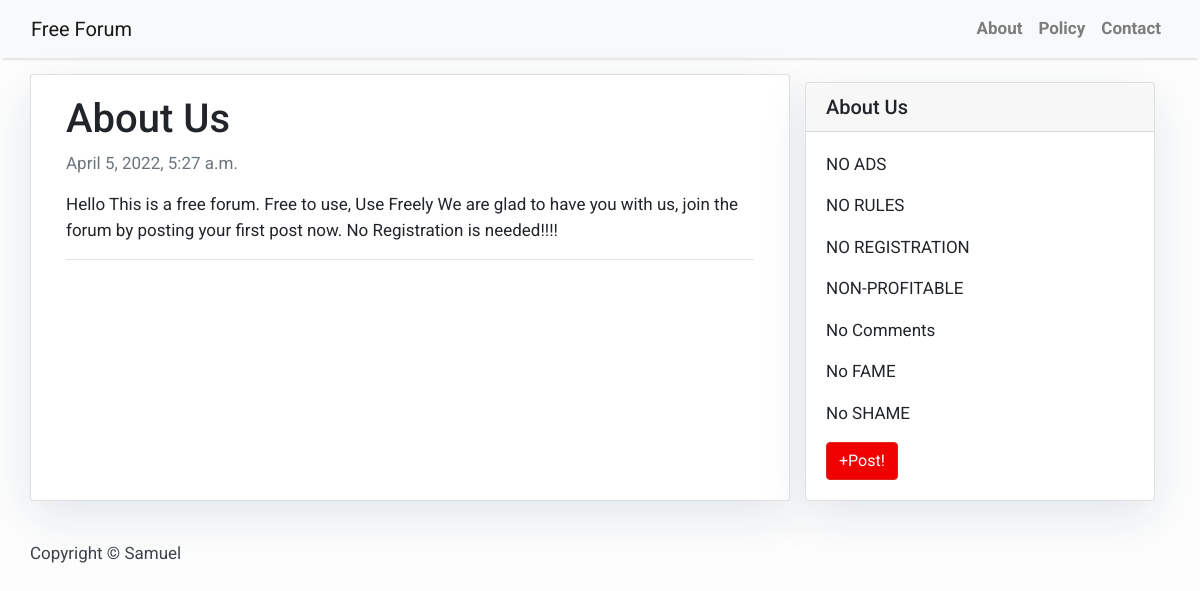
The page /about/ on the database its author committed.
### blog/models.py (models this page shows, shortened)
class Post(models.Model):
    title = models.CharField(max_length=200, unique=True)
    slug = models.SlugField(max_length=200, unique=True)
    author = models.ForeignKey(User, on_delete= models.CASCADE,related_name='blog_posts')
    updated_on = models.DateTimeField(auto_now= True)
    content = HTMLField()
    created_on = models.DateTimeField(auto_now_add=True)
    status = models.IntegerField(choices=STATUS, default=0)
    class Meta:
        ordering = ['-created_on']

### blog/views.py (the view)
# urls.py: path('<slug:slug>/', views.PostDetail.as_view(), name='post_detail'),
class PostDetail(generic.DetailView):
    model = Post
    template_name = 'post_detail.html'

### blog/templates/post_detail.html
{% extends 'base.html' %} {% block content %}
<div class="container">
  <div class="row">
    <div class="col-md-8 card mb-4  mt-3 left  top">
      <div class="card-body">
        <h1>{% block title %} {{ object.title }} {% endblock title %}</h1>
        <p class=" text-muted">{{ post.created_on }}</p>
        <p class="card-text ">{{ object.content | safe }}</p>
        <hr>
      </div>
    </div>
    {% block sidebar %} {% include 'sidebar.html' %} {% endblock sidebar %}
{% endblock content %}

### blog/templates/base.html (style rules this page uses)
body { font-family: "Roboto", sans-serif; font-size: 17px; background-color: #fdfdfd; }

### blog/templates/sidebar.html (style rules this page uses)
.card { box-shadow: 0 16px 48px #E3E7EB; }

### rows shown on the page
Post: title "About Us", created_on "April 5, 2022, 5:27 a.m.", content "Hello This is a free forum. Free to use, Use Freely We are glad to have you with us, join the forum by posting your first post now. No Registration is needed!!!!"
